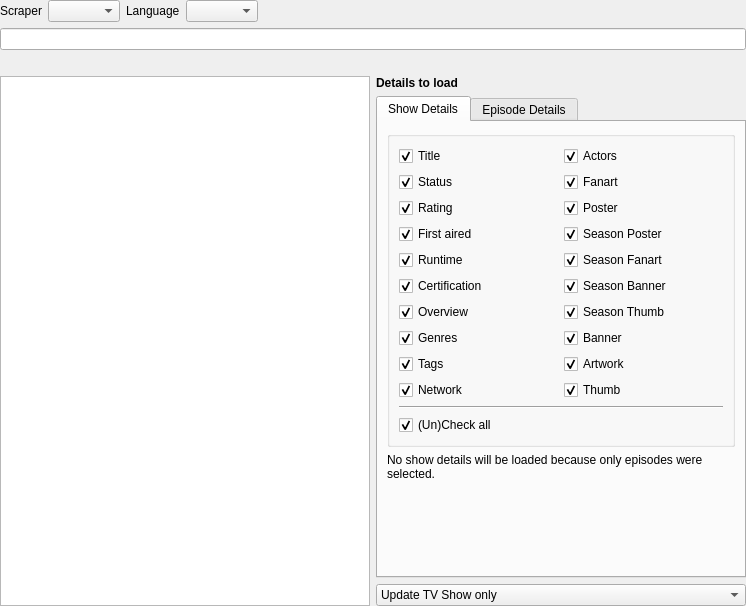
<?xml version="1.0" encoding="UTF-8"?>
<ui version="4.0">
 <class>TvShowSearchWidget</class>
 <widget class="QWidget" name="TvShowSearchWidget">
  <property name="geometry">
   <rect>
    <x>0</x>
    <y>0</y>
    <width>746</width>
    <height>606</height>
   </rect>
  </property>
  <layout class="QVBoxLayout" name="verticalLayout">
   <property name="leftMargin">
    <number>0</number>
   </property>
   <property name="topMargin">
    <number>0</number>
   </property>
   <property name="rightMargin">
    <number>0</number>
   </property>
   <property name="bottomMargin">
    <number>0</number>
   </property>
   <item>
    <layout class="QHBoxLayout" name="hLayoutSearchConfig">
     <item>
      <widget class="QLabel" name="lblScraper">
       <property name="text">
        <string>Scraper</string>
       </property>
      </widget>
     </item>
     <item>
      <widget class="QComboBox" name="comboScraper"/>
     </item>
     <item>
      <widget class="QLabel" name="lblLanguage">
       <property name="text">
        <string>Language</string>
       </property>
      </widget>
     </item>
     <item>
      <widget class="LanguageCombo" name="comboLanguage">
       <property name="sizeAdjustPolicy">
        <enum>QComboBox::AdjustToContents</enum>
       </property>
      </widget>
     </item>
     <item>
      <spacer name="hSpacerDropdowns">
       <property name="orientation">
        <enum>Qt::Horizontal</enum>
       </property>
       <property name="sizeHint" stdset="0">
        <size>
         <width>40</width>
         <height>20</height>
        </size>
       </property>
      </spacer>
     </item>
    </layout>
   </item>
   <item>
    <widget class="MyLineEdit" name="searchString"/>
   </item>
   <item>
    <layout class="QHBoxLayout" name="horizontalLayout_4">
     <item>
      <widget class="QLabel" name="lblSuccessMessage">
       <property name="text">
        <string/>
       </property>
      </widget>
     </item>
     <item>
      <widget class="QLabel" name="lblErrorMessage">
       <property name="text">
        <string notr="true"/>
       </property>
       <property name="textFormat">
        <enum>Qt::PlainText</enum>
       </property>
      </widget>
     </item>
    </layout>
   </item>
   <item>
    <layout class="QHBoxLayout" name="horizontalLayout">
     <item>
      <widget class="QTableWidget" name="results">
       <property name="editTriggers">
        <set>QAbstractItemView::NoEditTriggers</set>
       </property>
       <property name="alternatingRowColors">
        <bool>true</bool>
       </property>
       <property name="selectionMode">
        <enum>QAbstractItemView::SingleSelection</enum>
       </property>
       <property name="selectionBehavior">
        <enum>QAbstractItemView::SelectRows</enum>
       </property>
       <property name="showGrid">
        <bool>false</bool>
       </property>
       <attribute name="horizontalHeaderVisible">
        <bool>false</bool>
       </attribute>
       <attribute name="horizontalHeaderStretchLastSection">
        <bool>true</bool>
       </attribute>
       <attribute name="verticalHeaderVisible">
        <bool>false</bool>
       </attribute>
       <column>
        <property name="text">
         <string>Result</string>
        </property>
       </column>
      </widget>
     </item>
     <item>
      <layout class="QVBoxLayout" name="vLayout_Details">
       <item>
        <widget class="QLabel" name="label_2">
         <property name="font">
          <font>
           <weight>75</weight>
           <bold>true</bold>
          </font>
         </property>
         <property name="text">
          <string>Details to load</string>
         </property>
        </widget>
       </item>
       <item>
        <widget class="QTabWidget" name="tabsInfos">
         <property name="currentIndex">
          <number>0</number>
         </property>
         <widget class="QWidget" name="tabShowDetails">
          <attribute name="title">
           <string>Show Details</string>
          </attribute>
          <layout class="QVBoxLayout" name="verticalLayout_6">
           <item>
            <widget class="QGroupBox" name="showInfosGroupBox">
             <property name="title">
              <string/>
             </property>
             <property name="flat">
              <bool>true</bool>
             </property>
             <layout class="QVBoxLayout" name="verticalLayout_4">
              <item>
               <layout class="QHBoxLayout" name="verticalLayout_41">
                <item>
                 <layout class="QVBoxLayout" name="verticalLayout_421">
                  <item>
                   <widget class="MyCheckBox" name="chkTitle">
                    <property name="text">
                     <string>Title</string>
                    </property>
                    <property name="checked">
                     <bool>true</bool>
                    </property>
                   </widget>
                  </item>
                  <item>
                   <widget class="MyCheckBox" name="chkStatus">
                    <property name="text">
                     <string>Status</string>
                    </property>
                    <property name="checked">
                     <bool>true</bool>
                    </property>
                   </widget>
                  </item>
                  <item>
                   <widget class="MyCheckBox" name="chkRating">
                    <property name="text">
                     <string>Rating</string>
                    </property>
                    <property name="checked">
                     <bool>true</bool>
                    </property>
                   </widget>
                  </item>
                  <item>
                   <widget class="MyCheckBox" name="chkFirstAired">
                    <property name="text">
                     <string>First aired</string>
                    </property>
                    <property name="checked">
                     <bool>true</bool>
                    </property>
                   </widget>
                  </item>
                  <item>
                   <widget class="MyCheckBox" name="chkRuntime">
                    <property name="text">
                     <string>Runtime</string>
                    </property>
                    <property name="checked">
                     <bool>true</bool>
                    </property>
                   </widget>
                  </item>
                  <item>
                   <widget class="MyCheckBox" name="chkCertification">
                    <property name="text">
                     <string>Certification</string>
                    </property>
                    <property name="checked">
                     <bool>true</bool>
                    </property>
                   </widget>
                  </item>
                  <item>
                   <widget class="MyCheckBox" name="chkOverview">
                    <property name="text">
                     <string>Overview</string>
                    </property>
                    <property name="checked">
                     <bool>true</bool>
                    </property>
                   </widget>
                  </item>
                  <item>
                   <widget class="MyCheckBox" name="chkGenres">
                    <property name="text">
                     <string>Genres</string>
                    </property>
                    <property name="checked">
                     <bool>true</bool>
                    </property>
                   </widget>
                  </item>
                  <item>
                   <widget class="MyCheckBox" name="chkTags">
                    <property name="text">
                     <string>Tags</string>
                    </property>
                    <property name="checked">
                     <bool>true</bool>
                    </property>
                   </widget>
                  </item>
                  <item>
                   <widget class="MyCheckBox" name="chkNetwork">
                    <property name="text">
                     <string>Network</string>
                    </property>
                    <property name="checked">
                     <bool>true</bool>
                    </property>
                   </widget>
                  </item>
                  <item>
                   <spacer name="verticalSpacer_31">
                    <property name="orientation">
                     <enum>Qt::Vertical</enum>
                    </property>
                    <property name="sizeHint" stdset="0">
                     <size>
                      <width>20</width>
                      <height>0</height>
                     </size>
                    </property>
                   </spacer>
                  </item>
                 </layout>
                </item>
                <item>
                 <layout class="QVBoxLayout" name="verticalLayout_43">
                  <item>
                   <widget class="MyCheckBox" name="chkActors">
                    <property name="text">
                     <string>Actors</string>
                    </property>
                    <property name="checked">
                     <bool>true</bool>
                    </property>
                   </widget>
                  </item>
                  <item>
                   <widget class="MyCheckBox" name="chkFanart">
                    <property name="text">
                     <string>Fanart</string>
                    </property>
                    <property name="checked">
                     <bool>true</bool>
                    </property>
                   </widget>
                  </item>
                  <item>
                   <widget class="MyCheckBox" name="chkPoster">
                    <property name="text">
                     <string>Poster</string>
                    </property>
                    <property name="checked">
                     <bool>true</bool>
                    </property>
                   </widget>
                  </item>
                  <item>
                   <widget class="MyCheckBox" name="chkSeasonPoster">
                    <property name="text">
                     <string>Season Poster</string>
                    </property>
                    <property name="checked">
                     <bool>true</bool>
                    </property>
                   </widget>
                  </item>
                  <item>
                   <widget class="MyCheckBox" name="chkSeasonFanart">
                    <property name="text">
                     <string>Season Fanart</string>
                    </property>
                    <property name="checked">
                     <bool>true</bool>
                    </property>
                   </widget>
                  </item>
                  <item>
                   <widget class="MyCheckBox" name="chkSeasonBanner">
                    <property name="text">
                     <string>Season Banner</string>
                    </property>
                    <property name="checked">
                     <bool>true</bool>
                    </property>
                   </widget>
                  </item>
                  <item>
                   <widget class="MyCheckBox" name="chkSeasonThumb">
                    <property name="text">
                     <string>Season Thumb</string>
                    </property>
                    <property name="checked">
                     <bool>true</bool>
                    </property>
                   </widget>
                  </item>
                  <item>
                   <widget class="MyCheckBox" name="chkBanner">
                    <property name="text">
                     <string>Banner</string>
                    </property>
                    <property name="checked">
                     <bool>true</bool>
                    </property>
                   </widget>
                  </item>
                  <item>
                   <widget class="MyCheckBox" name="chkExtraArts">
                    <property name="text">
                     <string>Artwork</string>
                    </property>
                    <property name="checked">
                     <bool>true</bool>
                    </property>
                   </widget>
                  </item>
                  <item>
                   <widget class="MyCheckBox" name="chkThumb">
                    <property name="text">
                     <string>Thumb</string>
                    </property>
                    <property name="checked">
                     <bool>true</bool>
                    </property>
                   </widget>
                  </item>
                  <item>
                   <spacer name="verticalSpacer_32">
                    <property name="orientation">
                     <enum>Qt::Vertical</enum>
                    </property>
                    <property name="sizeHint" stdset="0">
                     <size>
                      <width>20</width>
                      <height>0</height>
                     </size>
                    </property>
                   </spacer>
                  </item>
                 </layout>
                </item>
               </layout>
              </item>
              <item>
               <widget class="Line" name="line2">
                <property name="orientation">
                 <enum>Qt::Horizontal</enum>
                </property>
               </widget>
              </item>
              <item>
               <widget class="QCheckBox" name="chkUnCheckAll">
                <property name="text">
                 <string>(Un)Check all</string>
                </property>
                <property name="checked">
                 <bool>true</bool>
                </property>
               </widget>
              </item>
             </layout>
            </widget>
           </item>
           <item>
            <widget class="QLabel" name="lblEpisodeOnlyType">
             <property name="text">
              <string>No show details will be loaded because only episodes were selected.</string>
             </property>
             <property name="wordWrap">
              <bool>true</bool>
             </property>
            </widget>
           </item>
           <item>
            <spacer name="verticalSpacer_313">
             <property name="orientation">
              <enum>Qt::Vertical</enum>
             </property>
             <property name="sizeHint" stdset="0">
              <size>
               <width>20</width>
               <height>40</height>
              </size>
             </property>
            </spacer>
           </item>
          </layout>
         </widget>
         <widget class="QWidget" name="tabEpisodeDetails">
          <attribute name="title">
           <string>Episode Details</string>
          </attribute>
          <layout class="QVBoxLayout" name="verticalLayout_72">
           <item>
            <widget class="QGroupBox" name="episodeInfosGroupBox">
             <property name="title">
              <string/>
             </property>
             <property name="flat">
              <bool>true</bool>
             </property>
             <layout class="QVBoxLayout" name="verticalLayout_42">
              <item>
               <layout class="QHBoxLayout" name="verticalLayout_412">
                <item>
                 <layout class="QVBoxLayout" name="verticalLayout_422">
                  <item>
                   <widget class="MyCheckBox" name="chkEpisodeTitle">
                    <property name="text">
                     <string>Title</string>
                    </property>
                    <property name="checked">
                     <bool>true</bool>
                    </property>
                   </widget>
                  </item>
                  <item>
                   <widget class="MyCheckBox" name="chkEpisodeOverview">
                    <property name="text">
                     <string>Overview</string>
                    </property>
                    <property name="checked">
                     <bool>true</bool>
                    </property>
                   </widget>
                  </item>
                  <item>
                   <widget class="MyCheckBox" name="chkEpisodeRating">
                    <property name="text">
                     <string>Rating</string>
                    </property>
                    <property name="checked">
                     <bool>true</bool>
                    </property>
                   </widget>
                  </item>
                  <item>
                   <widget class="MyCheckBox" name="chkEpisodeFirstAired">
                    <property name="text">
                     <string>First aired</string>
                    </property>
                    <property name="checked">
                     <bool>true</bool>
                    </property>
                   </widget>
                  </item>
                  <item>
                   <widget class="MyCheckBox" name="chkEpisodeCertification">
                    <property name="text">
                     <string>Certification</string>
                    </property>
                    <property name="checked">
                     <bool>true</bool>
                    </property>
                   </widget>
                  </item>
                  <item>
                   <spacer name="verticalSpacer_312">
                    <property name="orientation">
                     <enum>Qt::Vertical</enum>
                    </property>
                    <property name="sizeHint" stdset="0">
                     <size>
                      <width>20</width>
                      <height>0</height>
                     </size>
                    </property>
                   </spacer>
                  </item>
                 </layout>
                </item>
                <item>
                 <layout class="QVBoxLayout" name="verticalLayout_431">
                  <item>
                   <widget class="MyCheckBox" name="chkEpisodeDirector">
                    <property name="text">
                     <string>Director</string>
                    </property>
                    <property name="checked">
                     <bool>true</bool>
                    </property>
                   </widget>
                  </item>
                  <item>
                   <widget class="MyCheckBox" name="chkEpisodeWriter">
                    <property name="text">
                     <string>Writer</string>
                    </property>
                    <property name="checked">
                     <bool>true</bool>
                    </property>
                   </widget>
                  </item>
                  <item>
                   <widget class="MyCheckBox" name="chkEpisodeNetwork">
                    <property name="text">
                     <string>Network</string>
                    </property>
                    <property name="checked">
                     <bool>true</bool>
                    </property>
                   </widget>
                  </item>
                  <item>
                   <widget class="MyCheckBox" name="chkEpisodeActors">
                    <property name="text">
                     <string>Actors</string>
                    </property>
                    <property name="checked">
                     <bool>true</bool>
                    </property>
                   </widget>
                  </item>
                  <item>
                   <widget class="MyCheckBox" name="chkEpisodeTags">
                    <property name="text">
                     <string>Tags</string>
                    </property>
                    <property name="checked">
                     <bool>true</bool>
                    </property>
                   </widget>
                  </item>
                  <item>
                   <widget class="MyCheckBox" name="chkEpisodeThumbnail">
                    <property name="text">
                     <string>Thumbnail</string>
                    </property>
                    <property name="checked">
                     <bool>true</bool>
                    </property>
                   </widget>
                  </item>
                  <item>
                   <spacer name="verticalSpacer_322">
                    <property name="orientation">
                     <enum>Qt::Vertical</enum>
                    </property>
                    <property name="sizeHint" stdset="0">
                     <size>
                      <width>20</width>
                      <height>0</height>
                     </size>
                    </property>
                   </spacer>
                  </item>
                 </layout>
                </item>
               </layout>
              </item>
              <item>
               <widget class="Line" name="line3">
                <property name="orientation">
                 <enum>Qt::Horizontal</enum>
                </property>
               </widget>
              </item>
              <item>
               <widget class="QCheckBox" name="chkEpisodeUnCheckAll">
                <property name="text">
                 <string>(Un)Check all</string>
                </property>
                <property name="checked">
                 <bool>true</bool>
                </property>
               </widget>
              </item>
              <item>
               <layout class="QFormLayout" name="formLayout">
                <item row="0" column="0">
                 <widget class="QLabel" name="lblSeasonOrder">
                  <property name="text">
                   <string>Season order</string>
                  </property>
                 </widget>
                </item>
                <item row="0" column="1">
                 <widget class="QComboBox" name="comboSeasonOrder"/>
                </item>
               </layout>
              </item>
             </layout>
            </widget>
           </item>
           <item>
            <widget class="QLabel" name="lblShowOnlyType">
             <property name="text">
              <string>No episodes will be loaded. If you want to load episodes, change the update mode below.</string>
             </property>
             <property name="wordWrap">
              <bool>true</bool>
             </property>
            </widget>
           </item>
           <item>
            <spacer name="verticalSpacer_3">
             <property name="orientation">
              <enum>Qt::Vertical</enum>
             </property>
             <property name="sizeHint" stdset="0">
              <size>
               <width>20</width>
               <height>40</height>
              </size>
             </property>
            </spacer>
           </item>
          </layout>
         </widget>
        </widget>
       </item>
       <item>
        <widget class="QComboBox" name="comboUpdate">
         <item>
          <property name="text">
           <string>Update TV Show only</string>
          </property>
         </item>
         <item>
          <property name="text">
           <string>Update TV Show and new Episodes</string>
          </property>
         </item>
         <item>
          <property name="text">
           <string>Update TV Show and all Episodes</string>
          </property>
         </item>
         <item>
          <property name="text">
           <string>Update new Episodes</string>
          </property>
         </item>
         <item>
          <property name="text">
           <string>Update all episodes</string>
          </property>
         </item>
        </widget>
       </item>
      </layout>
     </item>
    </layout>
   </item>
  </layout>
 </widget>
 <customwidgets>
  <customwidget>
   <class>MyCheckBox</class>
   <extends>QCheckBox</extends>
   <header location="global">ui/small_widgets/MyCheckBox.h</header>
  </customwidget>
  <customwidget>
   <class>MyLineEdit</class>
   <extends>QLineEdit</extends>
   <header>ui/small_widgets/MyLineEdit.h</header>
  </customwidget>
  <customwidget>
   <class>LanguageCombo</class>
   <extends>QComboBox</extends>
   <header location="global">ui/small_widgets/LanguageCombo.h</header>
  </customwidget>
 </customwidgets>
 <resources/>
 <connections/>
</ui>
